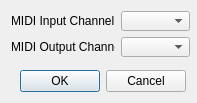
<?xml version="1.0" encoding="UTF-8"?>
<ui version="4.0">
 <class>MIDIOptions</class>
 <widget class="QDialog" name="MIDIOptions">
  <property name="geometry">
   <rect>
    <x>0</x>
    <y>0</y>
    <width>197</width>
    <height>103</height>
   </rect>
  </property>
  <property name="minimumSize">
   <size>
    <width>197</width>
    <height>103</height>
   </size>
  </property>
  <property name="maximumSize">
   <size>
    <width>197</width>
    <height>103</height>
   </size>
  </property>
  <property name="windowTitle">
   <string>MIDI Options</string>
  </property>
  <property name="toolTip">
   <string/>
  </property>
  <property name="whatsThis">
   <string/>
  </property>
  <layout class="QVBoxLayout" name="verticalLayout">
   <item>
    <layout class="QFormLayout" name="formLayout">
     <property name="fieldGrowthPolicy">
      <enum>QFormLayout::AllNonFixedFieldsGrow</enum>
     </property>
     <item row="0" column="1">
      <widget class="QComboBox" name="midiInputChannelComboBox">
       <property name="minimumSize">
        <size>
         <width>69</width>
         <height>20</height>
        </size>
       </property>
       <property name="maximumSize">
        <size>
         <width>69</width>
         <height>20</height>
        </size>
       </property>
       <property name="toolTip">
        <string>&lt;!DOCTYPE HTML PUBLIC &quot;-//W3C//DTD HTML 4.0//EN&quot; &quot;http://www.w3.org/TR/REC-html40/strict.dtd&quot;&gt;
&lt;html&gt;&lt;head&gt;&lt;meta name=&quot;qrichtext&quot; content=&quot;1&quot; /&gt;&lt;style type=&quot;text/css&quot;&gt;
p, li { white-space: pre-wrap; }
&lt;/style&gt;&lt;/head&gt;&lt;body style=&quot; font-family:'MS Shell Dlg 2'; font-size:8.25pt; font-weight:400; font-style:normal;&quot;&gt;
&lt;p style=&quot; margin-top:0px; margin-bottom:0px; margin-left:0px; margin-right:0px; -qt-block-indent:0; text-indent:0px;&quot;&gt;&lt;span style=&quot; font-size:8pt;&quot;&gt;Select MIDI Input channel.  All MIDI events from selected MIDI Inputs will be routed to device; CC messages can be used to control the patch editor via MIDI Learn.&lt;/span&gt;&lt;/p&gt;&lt;/body&gt;&lt;/html&gt;</string>
       </property>
       <property name="whatsThis">
        <string>Select MIDI Input channel.  All MIDI events from selected MIDI Inputs will be routed to device; CC messages can be used to control the patch editor via MIDI Learn.</string>
       </property>
      </widget>
     </item>
     <item row="1" column="0">
      <widget class="QLabel" name="label_2">
       <property name="toolTip">
        <string>&lt;!DOCTYPE HTML PUBLIC &quot;-//W3C//DTD HTML 4.0//EN&quot; &quot;http://www.w3.org/TR/REC-html40/strict.dtd&quot;&gt;
&lt;html&gt;&lt;head&gt;&lt;meta name=&quot;qrichtext&quot; content=&quot;1&quot; /&gt;&lt;style type=&quot;text/css&quot;&gt;
p, li { white-space: pre-wrap; }
&lt;/style&gt;&lt;/head&gt;&lt;body style=&quot; font-family:'MS Shell Dlg 2'; font-size:8.25pt; font-weight:400; font-style:normal;&quot;&gt;
&lt;p style=&quot; margin-top:0px; margin-bottom:0px; margin-left:0px; margin-right:0px; -qt-block-indent:0; text-indent:0px;&quot;&gt;&lt;span style=&quot; font-size:8pt;&quot;&gt;MIDI Output Channel.  Should be set to same channel as device.&lt;/span&gt;&lt;/p&gt;&lt;/body&gt;&lt;/html&gt;</string>
       </property>
       <property name="whatsThis">
        <string>&lt;!DOCTYPE HTML PUBLIC &quot;-//W3C//DTD HTML 4.0//EN&quot; &quot;http://www.w3.org/TR/REC-html40/strict.dtd&quot;&gt;
&lt;html&gt;&lt;head&gt;&lt;meta name=&quot;qrichtext&quot; content=&quot;1&quot; /&gt;&lt;style type=&quot;text/css&quot;&gt;
p, li { white-space: pre-wrap; }
&lt;/style&gt;&lt;/head&gt;&lt;body style=&quot; font-family:'MS Shell Dlg 2'; font-size:8.25pt; font-weight:400; font-style:normal;&quot;&gt;
&lt;p style=&quot; margin-top:0px; margin-bottom:0px; margin-left:0px; margin-right:0px; -qt-block-indent:0; text-indent:0px;&quot;&gt;&lt;span style=&quot; font-size:8pt;&quot;&gt;MIDI Output Channel.  Should be set to same channel as device.&lt;/span&gt;&lt;/p&gt;&lt;/body&gt;&lt;/html&gt;</string>
       </property>
       <property name="text">
        <string>MIDI Output Channel</string>
       </property>
       <property name="buddy">
        <cstring>midiOutputChannelComboBox</cstring>
       </property>
      </widget>
     </item>
     <item row="1" column="1">
      <widget class="QComboBox" name="midiOutputChannelComboBox">
       <property name="minimumSize">
        <size>
         <width>69</width>
         <height>20</height>
        </size>
       </property>
       <property name="maximumSize">
        <size>
         <width>69</width>
         <height>20</height>
        </size>
       </property>
       <property name="toolTip">
        <string>MIDI Output Channel.  Should be set to same channel as device.</string>
       </property>
       <property name="whatsThis">
        <string>MIDI Output Channel.  Should be set to same channel as device.</string>
       </property>
      </widget>
     </item>
     <item row="0" column="0">
      <widget class="QLabel" name="label">
       <property name="toolTip">
        <string>&lt;!DOCTYPE HTML PUBLIC &quot;-//W3C//DTD HTML 4.0//EN&quot; &quot;http://www.w3.org/TR/REC-html40/strict.dtd&quot;&gt;
&lt;html&gt;&lt;head&gt;&lt;meta name=&quot;qrichtext&quot; content=&quot;1&quot; /&gt;&lt;style type=&quot;text/css&quot;&gt;
p, li { white-space: pre-wrap; }
&lt;/style&gt;&lt;/head&gt;&lt;body style=&quot; font-family:'MS Shell Dlg 2'; font-size:8.25pt; font-weight:400; font-style:normal;&quot;&gt;
&lt;p style=&quot; margin-top:0px; margin-bottom:0px; margin-left:0px; margin-right:0px; -qt-block-indent:0; text-indent:0px;&quot;&gt;&lt;span style=&quot; font-size:8pt;&quot;&gt;Select MIDI Input channel.  All MIDI events from selected MIDI Inputs will be routed to device; CC messages can be used to control the patch editor via MIDI Learn.&lt;/span&gt;&lt;/p&gt;&lt;/body&gt;&lt;/html&gt;</string>
       </property>
       <property name="whatsThis">
        <string>&lt;!DOCTYPE HTML PUBLIC &quot;-//W3C//DTD HTML 4.0//EN&quot; &quot;http://www.w3.org/TR/REC-html40/strict.dtd&quot;&gt;
&lt;html&gt;&lt;head&gt;&lt;meta name=&quot;qrichtext&quot; content=&quot;1&quot; /&gt;&lt;style type=&quot;text/css&quot;&gt;
p, li { white-space: pre-wrap; }
&lt;/style&gt;&lt;/head&gt;&lt;body style=&quot; font-family:'MS Shell Dlg 2'; font-size:8.25pt; font-weight:400; font-style:normal;&quot;&gt;
&lt;p style=&quot; margin-top:0px; margin-bottom:0px; margin-left:0px; margin-right:0px; -qt-block-indent:0; text-indent:0px;&quot;&gt;&lt;span style=&quot; font-size:8pt;&quot;&gt;Select MIDI Input channel.  All MIDI events from selected MIDI Inputs will be routed to device; CC messages can be used to control the patch editor via MIDI Learn.&lt;/span&gt;&lt;/p&gt;&lt;/body&gt;&lt;/html&gt;</string>
       </property>
       <property name="text">
        <string>MIDI Input Channel</string>
       </property>
       <property name="buddy">
        <cstring>midiInputChannelComboBox</cstring>
       </property>
      </widget>
     </item>
    </layout>
   </item>
   <item>
    <widget class="QDialogButtonBox" name="buttonBox">
     <property name="orientation">
      <enum>Qt::Horizontal</enum>
     </property>
     <property name="standardButtons">
      <set>QDialogButtonBox::Cancel|QDialogButtonBox::Ok</set>
     </property>
    </widget>
   </item>
  </layout>
 </widget>
 <resources/>
 <connections>
  <connection>
   <sender>buttonBox</sender>
   <signal>accepted()</signal>
   <receiver>MIDIOptions</receiver>
   <slot>accept()</slot>
   <hints>
    <hint type="sourcelabel">
     <x>248</x>
     <y>254</y>
    </hint>
    <hint type="destinationlabel">
     <x>157</x>
     <y>274</y>
    </hint>
   </hints>
  </connection>
  <connection>
   <sender>buttonBox</sender>
   <signal>rejected()</signal>
   <receiver>MIDIOptions</receiver>
   <slot>reject()</slot>
   <hints>
    <hint type="sourcelabel">
     <x>316</x>
     <y>260</y>
    </hint>
    <hint type="destinationlabel">
     <x>286</x>
     <y>274</y>
    </hint>
   </hints>
  </connection>
 </connections>
</ui>
